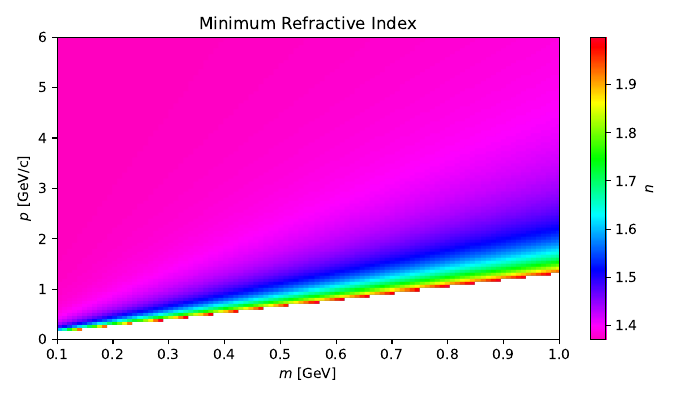

Recreate this plot in Python.
import matplotlib.pyplot as plt
import matplotlib.colors as colors
import numpy as np
import math

import functions as f

momenta = np.linspace(0.1, 6.0, 100)
masses = np.linspace(0.1, 1.0, 100)
polar_angles = np.linspace(0, 40, 100)

polar_angles_rad = polar_angles * math.pi / 180

rindex = np.zeros((len(momenta), len(masses)))

for i, m in enumerate(masses):
  for j, p in enumerate(momenta):
    theta_p = 0
    beta = f.beta(m, p)
    theta_c = f.cherenkov(beta, f.rindex(500))
    if theta_c == 0 and theta_p == 0:
      continue
    n = 1 / math.sin(theta_p + theta_c)
    if n < 1 or n > 2:
      continue
    print(n, theta_c, theta_p)
    rindex[j, i] = n

rindex[rindex == 0] = np.nan

fig = plt.figure(figsize=(5, 4))
plt.imshow(rindex,
           aspect='auto',
           cmap='gist_rainbow_r',
           interpolation='nearest',
           origin='lower',
           extent=[masses[0], masses[-1], momenta[0], momenta[-1]])
plt.colorbar(label='$n$', format='%.1f')
plt.title('Minimum Refractive Index')
plt.xlabel('$m$ [GeV]')
plt.ylabel('$p$ [GeV/c]')
plt.tight_layout()
plt.savefig('rindex_mass.png', dpi=600)
plt.savefig('rindex_mass.pdf')
plt.close()

for i, theta_p in enumerate(polar_angles_rad):
  for j, p in enumerate(momenta):
    beta = f.beta(f.mpi, p)
    theta_c = f.cherenkov(beta, f.rindex(500))
    if theta_c == 0 and theta_p == 0:
      continue
    n = 1 / math.sin(theta_p + theta_c)
    if n < 1 or n > 2:
      continue
    print(n, theta_c, theta_p)
    rindex[i, j] = n

rindex[rindex == 0] = np.nan

fig = plt.figure(figsize=(5, 4))
plt.imshow(rindex,
           aspect='auto',
           cmap='gist_rainbow_r',
           interpolation='nearest',
           origin='lower',
           extent=[momenta[0], momenta[-1], polar_angles[0], polar_angles[-1]])
plt.colorbar(label='$n$', format='%.1f')
plt.title('Minimum Refractive Index')
plt.xlabel('$p$ [GeV/c]')
plt.ylabel('$\\theta_p$ [deg]')
plt.tight_layout()
plt.savefig('rindex_polar_angle.png', dpi=600)
plt.savefig('rindex_polar_angle.pdf')
plt.close()
